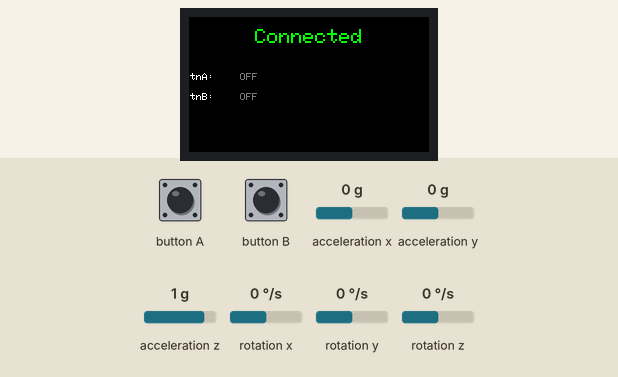
A sketch run on a simulated Arduino Nano 33 IoT. Parts: 240×135 colour display. Inputs (shaded band) come from the test bench; at power-on: acceleration x 0 g, acceleration y 0 g, acceleration z 1 g, rotation x 0 °/s, rotation y 0 °/s, rotation z 0 °/s. Nothing arrives over Bluetooth unless stated; a phone connects over Bluetooth LE 3 s after start.

Above: at 3.7 s.
3.8 s: button A pressed for 0.15 s
At 3.85 s:
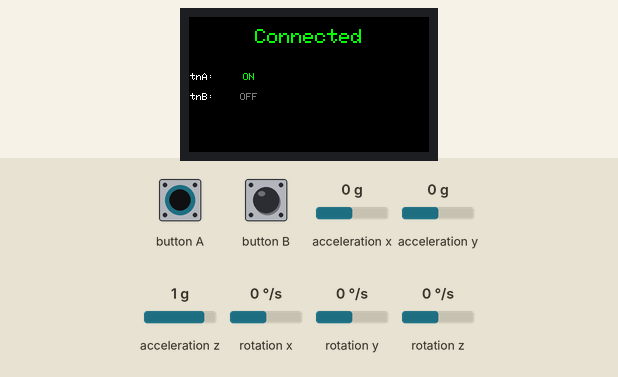
5.4 s: button B pressed for 0.15 s
At 5.44 s:
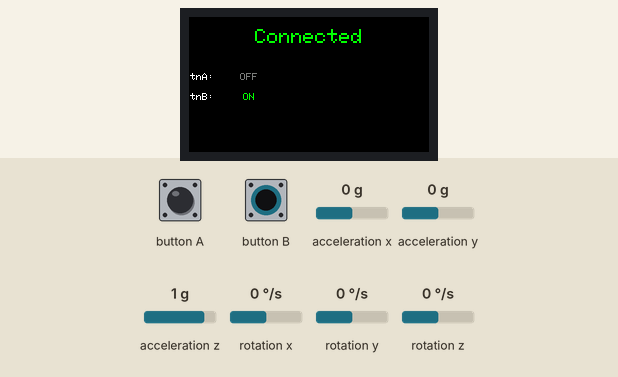
7.0 s: button A driven LOW and button B driven LOW
At 7.04 s:
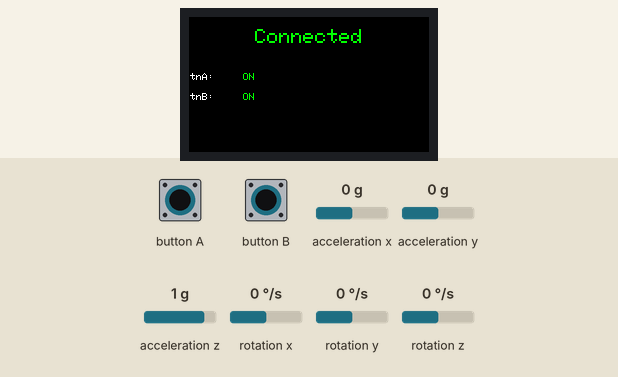
Timing chart, 0 to 10.0 s (numbered marks = the images above; inputs shaded):
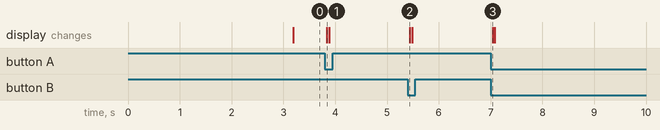

The sketch:

m5stickcplus2_arduino.ino
```cpp
/*
 * M5StickCplus2 BLE Controller for Web Game
 *
 * このスケッチは、M5StickCplus2をWebブラウザのゲームコントローラーとして使用するためのものです。
 * Web Bluetooth API経由でセンサーデータとボタン状態を送信します。
 *
 * 必要なライブラリ:
 * - M5StickCPlus2 (M5Stack公式ライブラリ)
 * - ArduinoBLE
 *
 * セットアップ手順:
 * 1. Arduino IDEにM5StackライブラリとArduinoBLEライブラリをインストール
 * 2. ボードマネージャーでM5StickCPlus2のボードを追加
 * 3. このスケッチをアップロード
 * 4. Webブラウザで http://localhost:3000 を開いて接続
 */

#include <M5StickCPlus2.h>
#include <ArduinoBLE.h>

// BLE Service UUID (Web側と一致させる必要があります)
#define SERVICE_UUID "12345678-1234-1234-1234-123456789abc"
#define CHARACTERISTIC_UUID "12345678-1234-1234-1234-123456789abd"

BLEService controllerService(SERVICE_UUID);
BLECharacteristic controllerCharacteristic(CHARACTERISTIC_UUID, BLENotify, 16);

// GRAY がライブラリに無い場合のフォールバック
#ifndef GRAY
#define GRAY 0x7BEF
#endif

// データ送信間隔（ミリ秒）
const unsigned long SEND_INTERVAL = 50; // 20Hz
unsigned long lastSendTime = 0;

// ボタン状態
bool buttonAState = false;
bool buttonBState = false;
bool lastButtonAState = false;
bool lastButtonBState = false;

void setup() {
  // M5StickCplus2の初期化
  auto cfg = M5.config();
  StickCP2.begin(cfg);
  StickCP2.Display.setRotation(1);
  StickCP2.Display.setTextColor(GREEN);
  StickCP2.Display.setTextDatum(middle_center);
  StickCP2.Display.setTextSize(2);

  // BLEの初期化
  if (!BLE.begin()) {
    StickCP2.Display.fillScreen(RED);
    StickCP2.Display.drawString("BLE Init", StickCP2.Display.width() / 2, StickCP2.Display.height() / 2);
    while (1) {
      delay(1000);
    }
  }

  // BLEサービスとキャラクタリスティックの設定
  BLE.setLocalName("M5StickCplus2-Controller");
  BLE.setAdvertisedService(controllerService);
  controllerService.addCharacteristic(controllerCharacteristic);
  BLE.addService(controllerService);

  // BLEアドバタイズ開始
  BLE.advertise();

  // 画面表示
  StickCP2.Display.fillScreen(BLACK);
  StickCP2.Display.drawString("BLE Ready", StickCP2.Display.width() / 2, StickCP2.Display.height() / 2 - 20);
  StickCP2.Display.setTextSize(1);
  StickCP2.Display.drawString("Waiting...", StickCP2.Display.width() / 2, StickCP2.Display.height() / 2 + 20);

  delay(1000);
}

void loop() {
  // BLE接続の確認
  BLEDevice central = BLE.central();

  if (central) {
    // 接続中
    if (central.connected()) {
      // ボタン状態の読み取り
      StickCP2.update();
      buttonAState = StickCP2.BtnA.wasPressed();
      buttonBState = StickCP2.BtnB.wasPressed();

      // 定期的にデータを送信
      unsigned long currentTime = millis();
      if (currentTime - lastSendTime >= SEND_INTERVAL) {
        sendControllerData();
        lastSendTime = currentTime;
      }

      // 画面更新（接続状態とボタン状態を表示）
      updateDisplay(true, buttonAState, buttonBState);
    } else {
      // 切断された
      updateDisplay(false, false, false);
    }
  } else {
    // 接続待機中
    updateDisplay(false, false, false);
  }

  delay(10);
}

void sendControllerData() {
  // IMUデータの取得
  auto imu_update = StickCP2.Imu.update();
  if (imu_update) {
    auto data = StickCP2.Imu.getImuData();

    // データパケットの作成
    // 形式: [buttonA(1byte), buttonB(1byte), accelX(2byte), accelY(2byte), accelZ(2byte), gyroX(2byte), gyroY(2byte), gyroZ(2byte)]
    uint8_t dataPacket[16];
    int offset = 0;

    // ボタン状態（1バイトずつ）
    dataPacket[offset++] = buttonAState ? 1 : 0;
    dataPacket[offset++] = buttonBState ? 1 : 0;

    // 加速度データ（G単位、1000倍してint16_tに変換）
    int16_t accelX = (int16_t)(data.accel.x * 1000);
    int16_t accelY = (int16_t)(data.accel.y * 1000);
    int16_t accelZ = (int16_t)(data.accel.z * 1000);

    memcpy(&dataPacket[offset], &accelX, 2); offset += 2;
    memcpy(&dataPacket[offset], &accelY, 2); offset += 2;
    memcpy(&dataPacket[offset], &accelZ, 2); offset += 2;

    // ジャイロデータ（度/秒単位、100倍してint16_tに変換）
    int16_t gyroX = (int16_t)(data.gyro.x * 100);
    int16_t gyroY = (int16_t)(data.gyro.y * 100);
    int16_t gyroZ = (int16_t)(data.gyro.z * 100);

    memcpy(&dataPacket[offset], &gyroX, 2); offset += 2;
    memcpy(&dataPacket[offset], &gyroY, 2); offset += 2;
    memcpy(&dataPacket[offset], &gyroZ, 2); offset += 2;

    // BLE経由でデータを送信
    controllerCharacteristic.writeValue(dataPacket, 16);
  }
}

void updateDisplay(bool connected, bool btnA, bool btnB) {
  static bool lastConnected = false;
  static bool lastBtnA = false;
  static bool lastBtnB = false;

  // 状態が変わった時だけ画面を更新
  if (connected != lastConnected || btnA != lastBtnA || btnB != lastBtnB) {
    StickCP2.Display.fillScreen(BLACK);
    StickCP2.Display.setTextSize(2);
    StickCP2.Display.setTextColor(connected ? GREEN : YELLOW);
    StickCP2.Display.drawString(
      connected ? "Connected" : "Waiting",
      StickCP2.Display.width() / 2,
      20
    );

    StickCP2.Display.setTextSize(1);
    StickCP2.Display.setTextColor(WHITE);
    StickCP2.Display.drawString("BtnA:", 10, 60);
    StickCP2.Display.drawString("BtnB:", 10, 80);

    StickCP2.Display.setTextColor(btnA ? GREEN : GRAY);
    StickCP2.Display.drawString(btnA ? "ON" : "OFF", 60, 60);

    StickCP2.Display.setTextColor(btnB ? GREEN : GRAY);
    StickCP2.Display.drawString(btnB ? "ON" : "OFF", 60, 80);

    lastConnected = connected;
    lastBtnA = btnA;
    lastBtnB = btnB;
  }
}
```

Measured:
- after the input at 3.8 s, the display: changes at once (image 1)
- after the input at 5.4 s, the display: changes at once (image 2)
- after the input at 7.0 s, the display: changes at once (image 3)
